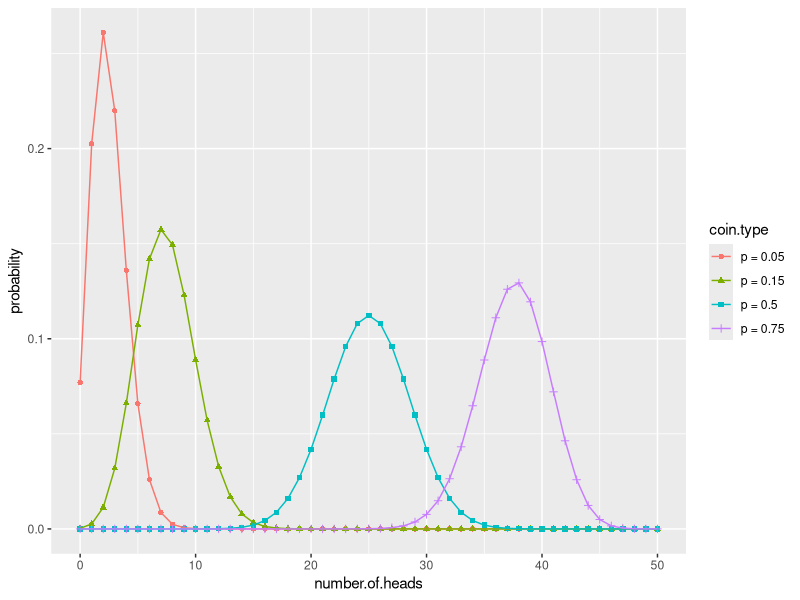

Source code (R):
# example B.7 of section B.1.4 
# (example B.7 of section B.1.4)  : Important statistical concepts : Distributions : Binomial distribution 
# Title: Plotting the binomial distribution 

library(ggplot2)
#
# use dbinom to produce the theoretical curves
#

numflips <- 50
# x is the number of heads that we see
x <- 0:numflips

# probability of heads for several different coins
p <- c(0.05, 0.15, 0.5, 0.75)
plabels <- paste("p =", p)

# calculate the probability of seeing x heads in numflips flips
# for all the coins. This probably isn't the most elegant
# way to do this, but at least it's easy to read

flips <- NULL
for(i in 1:length(p)) {
  coin <- p[i]
  label <- plabels[i]
  tmp <- data.frame(number.of.heads=x,
                   probability = dbinom(x, numflips, coin),
                   coin.type = label)
  flips <- rbind(flips, tmp)
}


# plot it
# this is the plot that leads this section
ggplot(flips, aes(x=number.of.heads, y=probability)) +
  geom_point(aes(color=coin.type, shape=coin.type)) +
  geom_line(aes(color=coin.type))

